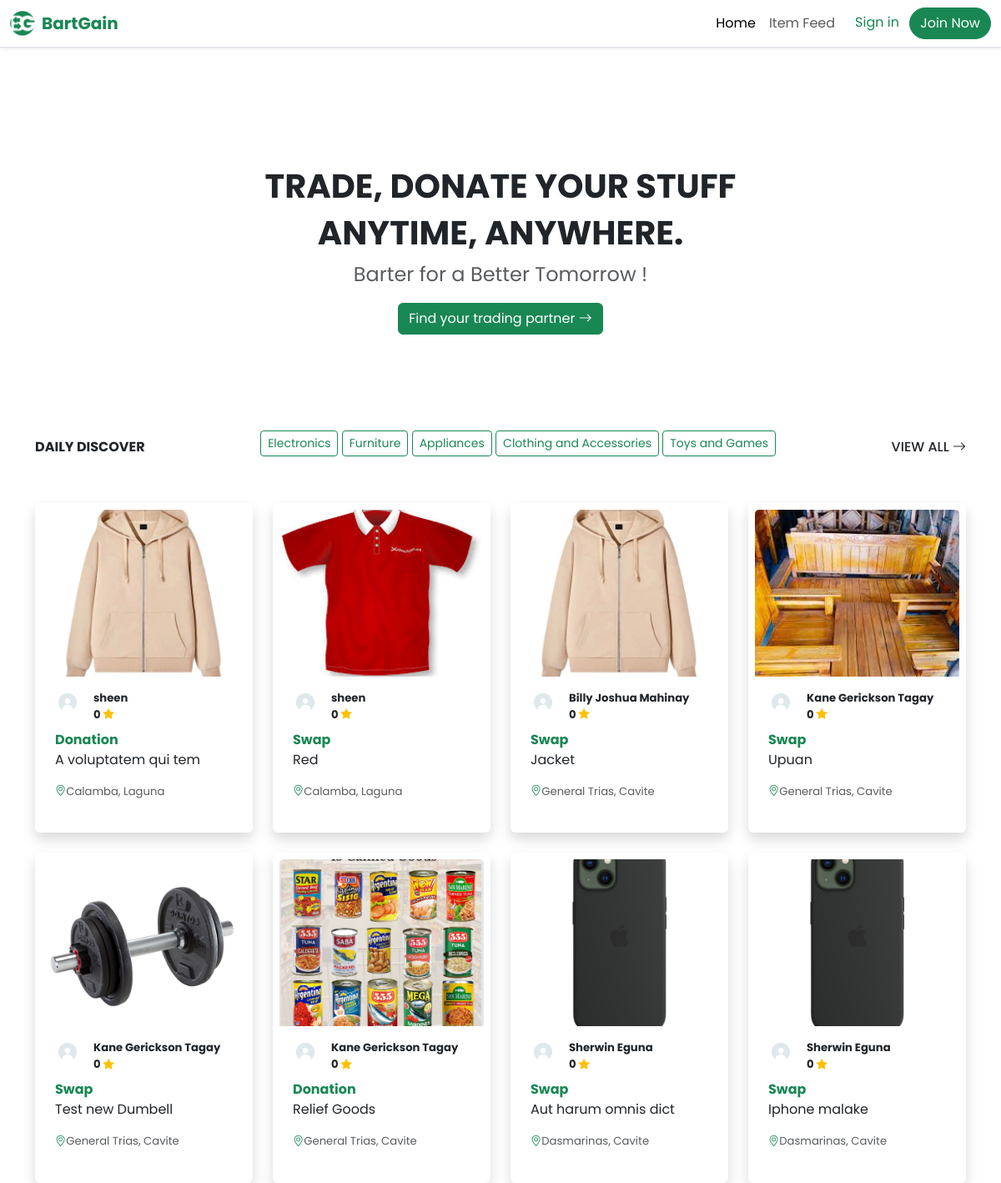
The page / on the database its author committed.
### tables this page shows
CREATE TABLE `items` (
  `item_id` int(11) NOT NULL,
  `item_random_id` varchar(255) DEFAULT NULL,
  `item_user_id` int(11) DEFAULT NULL,
  `item_title` varchar(255) NOT NULL,
  `item_url_picture` varchar(255) DEFAULT NULL,
  `item_category` varchar(100) DEFAULT NULL,
  `item_swap_option` enum('Swap','Donation') NOT NULL,
  `item_condition` varchar(50) DEFAULT NULL,
  `item_description` text DEFAULT NULL,
  `item_address_posted` varchar(255) DEFAULT NULL,
  `item_preferred_meet_up` varchar(255) DEFAULT NULL,
  `item_status` varchar(50) DEFAULT 'available',
  `item_created_at` timestamp NOT NULL DEFAULT current_timestamp()
);

CREATE TABLE `users` (
  `user_id` int(11) NOT NULL,
  `role_id` int(11) NOT NULL,
  `fullname` varchar(100) NOT NULL,
  `birth_date` date DEFAULT NULL,
  `age` int(11) DEFAULT NULL,
  `profile_picture` varchar(255) DEFAULT NULL,
  `email` varchar(100) NOT NULL,
  `password` varchar(255) NOT NULL,
  `address` text DEFAULT NULL,
  `lng` double DEFAULT NULL,
  `lat` double DEFAULT NULL,
  `verified` enum('Y','N') NOT NULL DEFAULT 'N',
  `user_rating` int(11) DEFAULT NULL,
  `user_rate_count` int(11) DEFAULT NULL,
  `created_at` timestamp NOT NULL DEFAULT current_timestamp(),
  `updated_at` timestamp NOT NULL DEFAULT current_timestamp() ON UPDATE current_timestamp()
);

### index.php (the view, shortened to what this page needs)
<?php
  require_once 'dbcon.php';
?>
<!DOCTYPE html>
<html lang="en">
<head>
  <link href="https://cdn.jsdelivr.net/npm/bootstrap@5.3.3/dist/css/bootstrap.min.css" rel="stylesheet">
  <link rel="stylesheet" href="https://cdn.datatables.net/1.13.4/css/dataTables.bootstrap5.min.css" />
  <link rel="stylesheet" href="https://cdn.jsdelivr.net/npm/bootstrap-icons@1.11.3/font/bootstrap-icons.min.css">
  <link rel="stylesheet" href="css/general.css">
</head>
<body class="bg-white">
  <?php
    include 'layout/navbar.php';
  ?>
  <section class="container w-100  d-flex flex-column justify-content-center align-items-center mb-3" style="height: 400px;">
    <h1 class="d-none d-md-block text-center fw-bolder">TRADE, DONATE YOUR STUFF</h1>
    <h1 class="d-none d-md-block text-center fw-bolder">ANYTIME, ANYWHERE.</h1>
    <p class="text-muted fs-4">Barter for a Better Tomorrow !</p>
    <a href="itemplace.php" class="btn btn-success">Find your trading partner <i class="bi bi-arrow-right"></i></a>
  </section>
  <section class="container d-flex justify-content-center flex-column flex-md-row justify-content-md-between align-items-center mb-5">
    <div>
      <p class="m-0 fw-bold">DAILY DISCOVER</p>
    </div>
    <div class="text-center">
      <a href="itemplace.php?category=Electronics" class="btn btn-outline-success btn-sm mb-2">Electronics</a>
      <a href="itemplace.php?category=Furniture" class="btn btn-outline-success btn-sm mb-2">Furniture</a>
      <a href="itemplace.php?category=Appliances" class="btn btn-outline-success btn-sm mb-2">Appliances</a>
      <a href="itemplace.php?category=Clothing and Accessories" class="btn btn-outline-success btn-sm mb-2">Clothing and Accessories</a>
      <a href="itemplace.php?category=Toys and Games" class="btn btn-outline-success btn-sm mb-2">Toys and Games</a>
    </div>
    <div>
      <a class="text-decoration-none text-dark h6" href="">VIEW ALL <i class="bi bi-arrow-right"></i></a>
    </div>
  </section>
  <section class="container">
    <div class="row row-cols-1 row-cols-md-2 row-cols-lg-4 g-4">
      <?php
        $query = "SELECT * FROM items INNER JOIN users ON items.item_user_id = users.user_id ORDER BY items.item_id DESC LIMIT 8";
        $stmt = $conn->prepare($query);
        $stmt->execute();
        $results = $stmt->fetchAll(PDO::FETCH_ASSOC);
        foreach ($results as $row) {
          $imgURls = explode(",", $row["item_url_picture"]);
          $totalRating = 0;
          if($row["user_rate_count"] == 0) {
            $totalRating = 0;
          } else {
            $totalRating = $row["user_rating"] / $row["user_rate_count"];
          }
          $totalRating = round($totalRating, 1);
          ?>
            <div class="col">
              <a class="text-decoration-none" href="itemplace.php">
              <div class="card h-100 p-2 border-0 shadow bg-white">
                <img src="item-photo/<?= $imgURls ? $imgURls[0] : "item-photo/laptop.jpg" ?>" class="card-img-top" alt="...">
                <div class="card-body">
                  <div class="d-flex gap-3 mb-2">
                    <img src="profile-picture/default.jpg" alt="Profile Picture" class="rounded-circle" style="width: 30px; height: 30px;">
                    <div class="">
                      <p class="fw-bold m-0 text-sm"><?= $row["fullname"] ?></p>
                      <p class="fw-bold m-0 text-sm"><?= $totalRating ?> <i class="bi bi-star-fill text-warning"></i></p>
                    </div>
                  </div>
                  <p class="text-success m-0 fw-bold fs-sm"><?= $row["item_swap_option"] ?></p>
                  <p class="fs-sm"><?= $row["item_title"] ?></p>
                  <div class="d-flex gap-2">
                    <p class="text-muted text-sm"><i class="bi bi-geo-alt text-success"></i><?= $row["address"] ?></p>
                  </div>
                </div>
              </div>
              </a>
            </div>
          <?php
        }
      ?>
    </div>
  </section>
</body>
</html>

### layout/navbar.php (shortened to what this page needs)
<?php $page = substr($_SERVER['SCRIPT_NAME'], strrpos($_SERVER['SCRIPT_NAME'], "/")+1); ?>
<nav class="navbar navbar-expand-lg bg-white fixed-top border-bottom shadow-sm">
    <div class="container-fluid">
      <div class="d-flex align-items-center gap-2">
        <img src="B.png" class="img-fluid" alt="" style="width: 30px; height: 30px;">
        <a class="navbar-brand text-success fw-bold" href="#">BartGain</a>
      </div>
      <div class="collapse navbar-collapse justify-content-end" id="navbarNav">
        <ul class="navbar-nav d-flex align-items-md-center">
          <li class="nav-item">
            <a class="nav-link <?= $page == 'index.php' ? 'active' : ''?>" aria-current="page" href="index.php">Home</a>
          </li>
          <li class="nav-item">
            <a class="nav-link <?= $page == 'itemplace.php' ? 'active' : ''?>" href="itemplace.php">Item Feed</a>
          </li>
          <li class="nav-item">
            <?php
              if(empty($_SESSION["user_details"])) {
                ?>
                  <div class="ms-md-3">
                    <a href="sign-in.php" class="text-success text-decoration-none me-2">Sign in</a>
                    <a href="sign-up.php" class="btn btn-success rounded-pill">Join Now</a>
                  </div>
                <?php
              }
            ?>
          </li>
        </ul>
      </div>
    </div>
  </nav>

### css/general.css (style rules this page uses)
body { padding-top: 100px; font-family: Poppins; }
.text-sm { font-size: 0.825em; }

### index.php (style rules this page uses)
.card .card-img-top { width: 100%; height: 200px; object-fit: cover; }
.text-sm { font-size: 0.825em; }

### rows shown on the page
items: item_url_picture (picture), item_user.fullname "sheen", item_user.user_rate_count "0", item_swap_option "Donation", item_title "A voluptatem qui tem", item_user.address "Calamba, Laguna"
items: item_url_picture (picture), item_user.fullname "sheen", item_user.user_rate_count "0", item_swap_option "Swap", item_title "Red", item_user.address "Calamba, Laguna"
items: item_url_picture (picture), item_user.fullname "Billy Joshua Mahinay", item_user.user_rate_count "0", item_swap_option "Swap", item_title "Jacket", item_user.address "General Trias, Cavite"
items: item_url_picture (picture), item_user.fullname "Kane Gerickson Tagay", item_user.user_rate_count "0", item_swap_option "Swap", item_title "Upuan", item_user.address "General Trias, Cavite"
items: item_url_picture (picture), item_user.fullname "Kane Gerickson Tagay", item_user.user_rate_count "0", item_swap_option "Swap", item_title "Test new Dumbell", item_user.address "General Trias, Cavite"
items: item_url_picture (picture), item_user.fullname "Kane Gerickson Tagay", item_user.user_rate_count "0", item_swap_option "Donation", item_title "Relief Goods", item_user.address "General Trias, Cavite"
items: item_url_picture (picture), item_user.fullname "Sherwin Eguna", item_user.user_rate_count "0", item_swap_option "Swap", item_title "Aut harum omnis dict", item_user.address "Dasmarinas, Cavite"
items: item_url_picture (picture), item_user.fullname "Sherwin Eguna", item_user.user_rate_count "0", item_swap_option "Swap", item_title "Iphone malake", item_user.address "Dasmarinas, Cavite"
